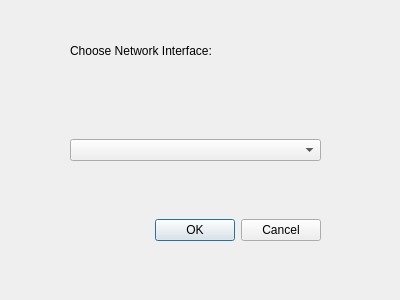
<?xml version="1.0" encoding="UTF-8"?>
<ui version="4.0">
 <class>DevDialog</class>
 <widget class="QDialog" name="DevDialog">
  <property name="geometry">
   <rect>
    <x>0</x>
    <y>0</y>
    <width>400</width>
    <height>300</height>
   </rect>
  </property>
  <property name="windowTitle">
   <string>Choose Interface</string>
  </property>
  <widget class="QWidget" name="verticalLayoutWidget">
   <property name="geometry">
    <rect>
     <x>70</x>
     <y>20</y>
     <width>251</width>
     <height>221</height>
    </rect>
   </property>
   <layout class="QGridLayout" name="gridLayout">
    <item row="1" column="0" rowspan="2">
     <widget class="QComboBox" name="devCombo"/>
    </item>
    <item row="0" column="0">
     <widget class="QLabel" name="TipLabel">
      <property name="text">
       <string>Choose Network Interface:</string>
      </property>
     </widget>
    </item>
    <item row="3" column="0">
     <widget class="QDialogButtonBox" name="buttonBox">
      <property name="orientation">
       <enum>Qt::Horizontal</enum>
      </property>
      <property name="standardButtons">
       <set>QDialogButtonBox::Cancel|QDialogButtonBox::Ok</set>
      </property>
     </widget>
    </item>
   </layout>
  </widget>
 </widget>
 <resources/>
 <connections>
  <connection>
   <sender>buttonBox</sender>
   <signal>accepted()</signal>
   <receiver>DevDialog</receiver>
   <slot>accept()</slot>
   <hints>
    <hint type="sourcelabel">
     <x>248</x>
     <y>254</y>
    </hint>
    <hint type="destinationlabel">
     <x>157</x>
     <y>274</y>
    </hint>
   </hints>
  </connection>
  <connection>
   <sender>buttonBox</sender>
   <signal>rejected()</signal>
   <receiver>DevDialog</receiver>
   <slot>reject()</slot>
   <hints>
    <hint type="sourcelabel">
     <x>316</x>
     <y>260</y>
    </hint>
    <hint type="destinationlabel">
     <x>286</x>
     <y>274</y>
    </hint>
   </hints>
  </connection>
 </connections>
</ui>
